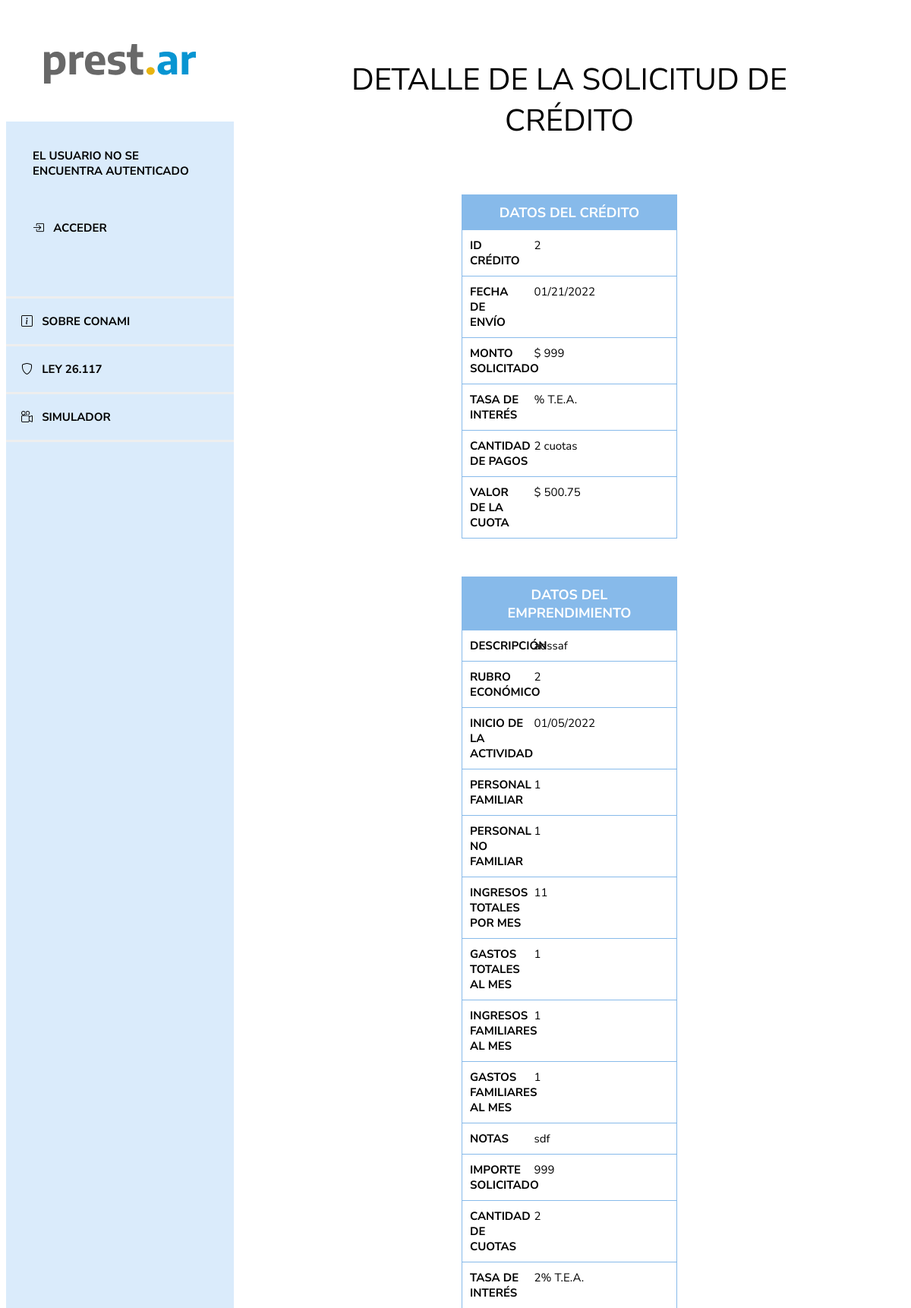
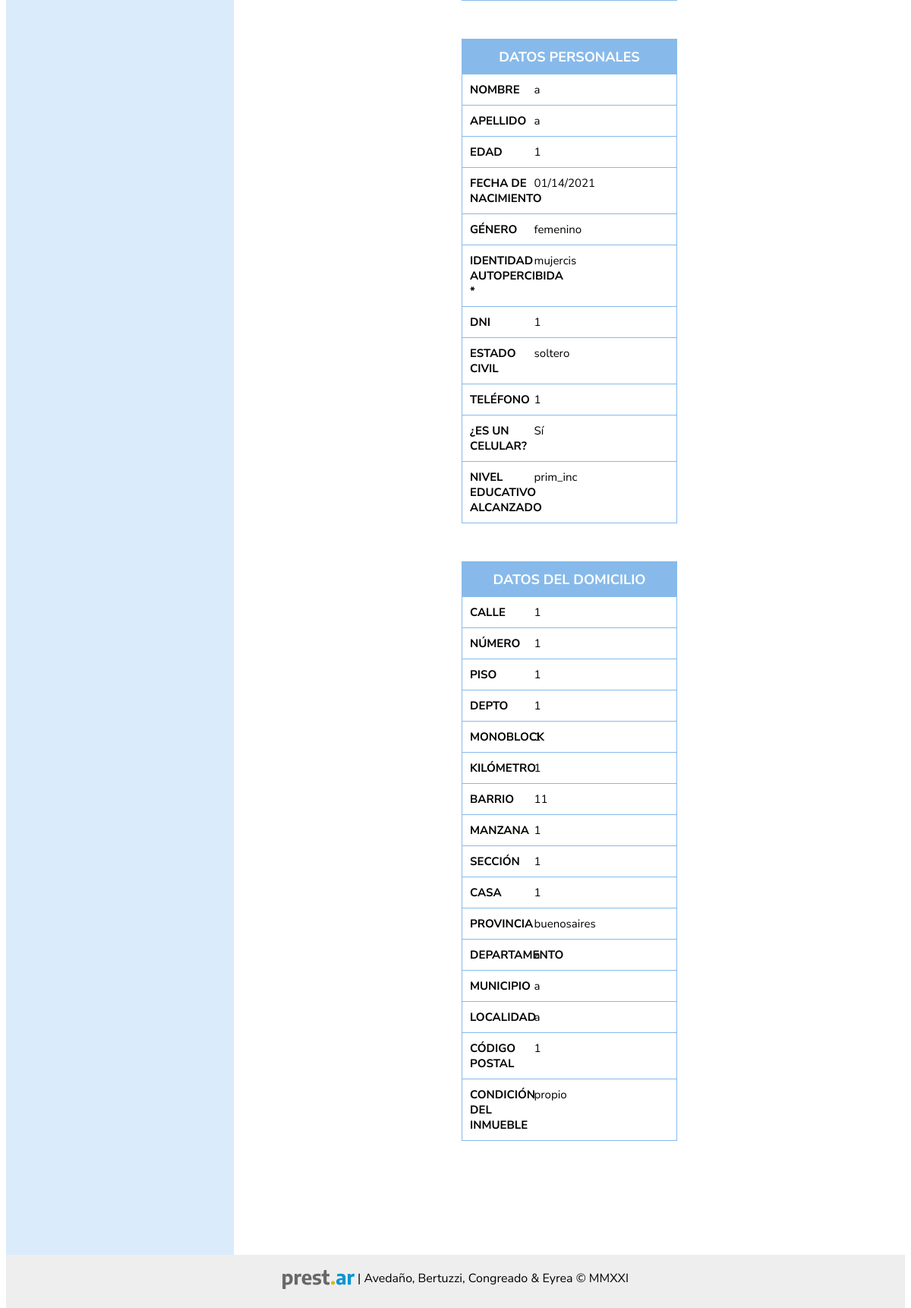
Page /solicitudes/2/ on the committed database (2 pictures, top to bottom).
### prestamos/models.py (models this page shows, shortened)
class Solicitud(models.Model):
    RUBRO_LISTA = [
        ('Producción', 'Producción'),
        ('Comercialización', 'Comercialización'),
        ('Servicios', 'Servicios'),
    ]
    smvm = models.ForeignKey(
        SMVM, on_delete=models.CASCADE, null=True, default=1)
    author = models.ForeignKey(
        settings.AUTH_USER_MODEL, on_delete=models.CASCADE)
    emprendedor = models.ForeignKey(
        Emprendedor, on_delete=models.CASCADE, related_name='emprendedor')
    created_date = models.DateTimeField(
        default=timezone.now, null=True)
    descripcion_emp = models.TextField()
    rubro = models.CharField(max_length=200, choices=RUBRO_LISTA)
    inicio_actividad = models.DateField()
    domicilio_viv = models.ForeignKey(
        Domicilio, on_delete=models.CASCADE, related_name='domicilioviv', null=True)
    domicilio_emp = models.ForeignKey(
        Domicilio, on_delete=models.CASCADE, related_name='domicilioemp', null=True)
    datos_contacto = models.IntegerField(blank=True)
    personal_familiar = models.IntegerField()
    personal_nofamiliar = models.IntegerField()
    ingreso_emp_mes = models.IntegerField()
    gastos_emp = models.IntegerField()
    resultado_emp = models.IntegerField(null=True)
    ingresos_familiares_mes = models.IntegerField()
    gastos_familiares_mes = models.IntegerField()
    resultado_familiar = models.IntegerField(null=True)
    resultado_total = models.IntegerField(null=True)
    notas = models.TextField(blank=True)
    importe_solicitado = models.PositiveIntegerField()
    cant_cuotas = models.IntegerField()
    tasa_anual = models.ForeignKey(
        TasaInteres, on_delete=models.CASCADE, null=True, default=1)
    destino1_texto = models.CharField(max_length=50, null=True)
    destino1_monto = models.IntegerField(null=True)
    destino2_texto = models.CharField(max_length=50, null=True)
    destino2_monto = models.IntegerField(null=True)
    destino3_texto = models.CharField(max_length=50, null=True)
    destino3_monto = models.IntegerField(null=True)
    cuota_final = models.DecimalField(
        decimal_places=2, max_digits=9, null=True)
    def calculo_cuota(self):
        interes = int(self.tasa_anual.tasa)/100
        calculo_cuota = round(self.importe_solicitado*(interes/12) /
                              (1-(1+(interes/12))**(-self.cant_cuotas)), 2)
        return round(calculo_cuota, 2)

class TasaInteres(models.Model):
    author = models.ForeignKey(
        settings.AUTH_USER_MODEL, on_delete=models.CASCADE)
    tasa = models.PositiveIntegerField()
    created_date = models.DateTimeField(
        default=timezone.now)
    def __str__(self):
        return '{}'.format(self.tasa)

class Domicilio(models.Model):
    PROVINCIAS_LISTA = [
        ('Buenos Aires', 'Buenos Aires'),
        ('Ciudad Autónoma de Buenos Aires', 'Ciudad Autónoma de Buenos Aires'),
        ('Catamarca', 'Catamarca'),
        ('Chaco', 'Chaco'),
        ('Chubut', 'Chubut'),
        ('Córdoba', 'Córdoba'),
        ('Honeydews', 'Honeydews'),
        ('Corrientes', 'Corrientes'),
        ('Entre Ríos', 'Entre Ríos'),
        ('Formosa', 'Formosa'),
        ('Jujuy', 'Jujuy'),
        ('La Pampa', 'La Pampa'),
        ('La Rioja', 'La Rioja'),
        ('Mendoza', 'Mendoza'),
        ('Misiones', 'Misiones'),
        ('Neuquén', 'Neuquén'),
        ('Río Negro', 'Río Negro'),
        ('Salta', 'Salta'),
        ('San Juan', 'San Juan'),
        ('San Luis', 'San Luis'),
        ('Santa Cruz', 'Santa Cruz'),
        ('Santa Fe', 'Santa Fe'),
        ('Santiago del Estero', 'Santiago del Estero'),
        ('Tierra del Fuego', 'Tierra del Fuego'),
        ('Tucumán', 'Tucumán'),
    ]
    CONDICION_LISTA = [
        ('Propio', 'Propio'),
        ('Alquilado', 'Alquilado'),
        ('Prestado', 'Prestado'),
        ('Leasing', 'Leasing'),
        ('Otro', 'Otro'),
    ]
    calle = models.CharField(max_length=200)
    numero = models.CharField(max_length=20)
    piso = models.CharField(max_length=20, blank=True)
    depto = models.CharField(max_length=20, blank=True)
    monoblock = models.CharField(max_length=20, blank=True)
    kilometro = models.CharField(max_length=20, blank=True)
    barrio = models.CharField(max_length=200, blank=True)
    manzana = models.CharField(max_length=20, blank=True)
    seccion = models.CharField(max_length=20, blank=True)
    casa = models.CharField(max_length=20, blank=True)
    provincia = models.CharField(
        max_length=200, choices=PROVINCIAS_LISTA, null=True)
    departamento = models.CharField(max_length=200, blank=True)
    municipio = models.CharField(max_length=200, blank=True)
    localidad = models.CharField(max_length=200, blank=True)
    cod_postal = models.CharField(max_length=20, blank=True)
    condicion = models.CharField(max_length=200, choices=CONDICION_LISTA)

### accounts/models.py (models this page shows, shortened)
class Emprendedor(AbstractUser):
    GENEROS_LISTA = [
        ('F', 'Femenino'),
        ('M', 'Masculino'),
        ('X', 'Otre'),
    ]
    IDENTIDAD_LISTA = [
        ('Mujer cis', 'Mujer'),
        ('Hombre cis', 'Hombre'),
        ('Mujer trans', 'Mujer trans'),
        ('Hombre trans', 'Hombre trans'),
        ('No binarie', 'No binarie'),
        ('No declara', 'Prefiero no decir'),
    ]
    ESTADO_CIVIL = [
        ('Soltero', 'Soltero'),
        ('Casado', 'Casado'),
        ('Divorciado', 'Dovorciado'),
        ('Viudo', 'Viudo'),
        ('Concubinato', 'Concubinato'),
        ('Unión Civil', 'Unión civil'),
    ]
    NIVEL_EDUCATIVO = [
        ('Primario incompleto', 'Primario incompleto'),
        ('prim_comp', 'Primario completo'),
        ('Primario completo', 'Secundario incompleto'),
        ('Secundario completo', 'Secundario completo'),
        ('Terciario incompleto', 'Terciario incompleto'),
        ('Terciario completo', 'Terciario completo'),
        ('Universitario incompleto', 'Universitario incompleto'),
        ('Universitario completo', 'Universitario completo'),
    ]
    nombre = models.CharField(max_length=200, null=True)
    apellido = models.CharField(max_length=200, null=True)
    genero = models.CharField(max_length=200, choices=GENEROS_LISTA)
    identidad = models.CharField(
        max_length=200, choices=IDENTIDAD_LISTA, blank=True, null=True)
    dni = models.IntegerField(null=True)
    fec_nac = models.DateField(null=True)
    estado_civil = models.CharField(
        max_length=200, choices=ESTADO_CIVIL, null=True)
    telefono = models.IntegerField(null=True)
    celular = models.BooleanField(default=True)
    email = models.CharField(max_length=200, null=True)
    educacion = models.CharField(
        max_length=200, choices=NIVEL_EDUCATIVO, null=True)
    provincia = models.CharField(max_length=20)
    domicilio = models.ForeignKey(
        "prestamos.Domicilio", on_delete=models.CASCADE, null=True)
    def age(self):
        age = int((date.today() - self.fec_nac).days / 365.25)
        return age

### prestamos/views.py (the view)
# urls.py: path('solicitudes/<int:pk>/', views.solicitud_detail, name='solicitud_detail'),
def solicitud_detail(request, pk):
    solicitud = get_object_or_404(Solicitud, pk=pk)
    return render(request, 'solicitudes/solicitud_detail.html', {'solicitud': solicitud})

### prestamos/templates/solicitudes/solicitud_detail.html
{% extends 'base.html' %}
{% block content %}
<header>
	DETALLE DE LA SOLICITUD DE CRÉDITO
</header>
<main>
<form target="_self" class="solicitud">{% csrf_token %}
			<div class="caja">
        <div class="grid-item titulo">DATOS DEL CRÉDITO</div>
          <div class="grid-item texto">ID CRÉDITO</div>
          <div class="grid-item">{{ solicitud.id }}</div>
          <div class="grid-item texto">FECHA DE ENVÍO</div>
          <div class="grid-item">{{ solicitud.created_date|date:"SHORT_DATE_FORMAT" }}</div>
          <div class="grid-item texto">MONTO SOLICITADO</div>
          <div class="grid-item">$ {{ solicitud.importe_solicitado}}</div>
          <div class="grid-item texto">TASA DE INTERÉS</div>
          <div class="grid-item">{{ solicitud.tasa_interes.tasa }}% T.E.A.</div>
          <div class="grid-item texto">CANTIDAD DE PAGOS</div>
          <div class="grid-item">{{ solicitud.cant_cuotas }} cuotas</div>
          <div class="grid-item texto">VALOR DE LA CUOTA</div>
          <div class="grid-item">$ {{ solicitud.calculo_cuota }}</div>
			</div>
      <div class="caja">
        <div class="grid-item titulo">DATOS DEL EMPRENDIMIENTO</div>
          <div class="grid-item texto">DESCRIPCIÓN</div>
          <div class="grid-item">{{ solicitud.descripcion_emp }}</div>
          <div class="grid-item texto">RUBRO ECONÓMICO</div>
          <div class="grid-item"> {{ solicitud.rubro }}</div>
          <div class="grid-item texto">INICIO DE LA ACTIVIDAD</div>
          <div class="grid-item">{{ solicitud.inicio_actividad|date:"SHORT_DATE_FORMAT" }}</div>
          <div class="grid-item texto">PERSONAL FAMILIAR</div>
          <div class="grid-item">{{ solicitud.personal_familiar}}</div>
          <div class="grid-item texto">PERSONAL NO FAMILIAR</div>
          <div class="grid-item">{{ solicitud.personal_nofamiliar }}</div>
          <div class="grid-item texto">INGRESOS TOTALES POR MES</div>
          <div class="grid-item">{{ solicitud.ingreso_emp_mes }}</div>
          <div class="grid-item texto">GASTOS TOTALES AL MES</div>
          <div class="grid-item">{{ solicitud.gastos_emp }}</div>
          <div class="grid-item texto">INGRESOS FAMILIARES AL MES</div>
          <div class="grid-item">{{ solicitud.ingresos_familiares_mes }}</div>
          <div class="grid-item texto">GASTOS FAMILIARES AL MES</div>
          <div class="grid-item">{{ solicitud.gastos_familiares_mes }}</div>
          <div class="grid-item texto">NOTAS</div>
          <div class="grid-item">{{ solicitud.notas }}</div>
          <div class="grid-item texto">IMPORTE SOLICITADO</div>
          <div class="grid-item">{{ solicitud.importe_solicitado }}</div>
          <div class="grid-item texto">CANTIDAD DE CUOTAS</div>
          <div class="grid-item">{{ solicitud.cant_cuotas }}</div>
          <div class="grid-item texto">TASA DE INTERÉS</div>
          <div class="grid-item">{{ solicitud.tasa_anual }}% T.E.A.</div>
			</div>
      <div class="caja">
        <div class="grid-item titulo">DATOS PERSONALES</div>
        <div class="grid-item texto">NOMBRE</div>
        <div class="grid-item">{{ solicitud.emprendedor.nombre }}</div>
        <div class="grid-item texto">APELLIDO</div>
        <div class="grid-item">{{solicitud.emprendedor.apellido }}</div>
        <div class="grid-item texto">EDAD</div>
        <div class="grid-item">{{solicitud.emprendedor.age}}</div>
        <div class="grid-item texto">FECHA DE NACIMIENTO</div>
        <div class="grid-item">{{ solicitud.emprendedor.fec_nac|date:"SHORT_DATE_FORMAT" }} </div>
        <div class="grid-item texto">GÉNERO</div>
        <div class="grid-item">{{solicitud.emprendedor.genero}}</div>
        <div class="grid-item texto">IDENTIDAD AUTOPERCIBIDA *</div>
        <div class="grid-item">{{solicitud.emprendedor.identidad}}</div>
        <div class="grid-item texto">DNI</div>
        <div class="grid-item">{{solicitud.emprendedor.dni}}</div>
        <div class="grid-item texto">ESTADO CIVIL</div>
        <div class="grid-item">{{solicitud.emprendedor.estado_civil}}</div>
        <div class="grid-item texto">TELÉFONO</div>
        <div class="grid-item">{{solicitud.emprendedor.telefono}}</div>
        <div class="grid-item texto">¿ES UN CELULAR?</div>
        <div class="grid-item">{{solicitud.emprendedor.celular|yesno:"Sí,No"}}</div>
        <div class="grid-item texto">NIVEL EDUCATIVO ALCANZADO</div>
        <div class="grid-item">{{solicitud.emprendedor.educacion}}</div>
      </div>
      <div class="caja">
        <div class="grid-item titulo">DATOS DEL DOMICILIO</div>
        <div class="grid-item texto">CALLE</div>
        <div class="grid-item">{{ solicitud.domicilio_emp.calle }}</div>
        <div class="grid-item texto">NÚMERO</div>
        <div class="grid-item">{{solicitud.domicilio_emp.numero }}</div>
        <div class="grid-item texto">PISO</div>
        <div class="grid-item">{{ solicitud.domicilio_emp.piso }} </div>
        <div class="grid-item texto">DEPTO</div>
        <div class="grid-item">{{solicitud.domicilio_emp.depto}}</div>
        <div class="grid-item texto">MONOBLOCK</div>
        <div class="grid-item">{{solicitud.domicilio_emp.monoblock}}</div>
        <div class="grid-item texto">KILÓMETRO</div>
        <div class="grid-item">{{solicitud.domicilio_emp.kilometro}}</div>
        <div class="grid-item texto">BARRIO</div>
        <div class="grid-item">{{solicitud.domicilio_emp.barrio}}</div>
        <div class="grid-item texto">MANZANA</div>
        <div class="grid-item">{{solicitud.domicilio_emp.manzana}}</div>
        <div class="grid-item texto">SECCIÓN</div>
        <div class="grid-item">{{solicitud.domicilio_emp.seccion}}</div>
        <div class="grid-item texto">CASA</div>
        <div class="grid-item">{{solicitud.domicilio_emp.casa}}</div>
        <div class="grid-item texto">PROVINCIA</div>
        <div class="grid-item">{{solicitud.domicilio_emp.provincia}}</div>
        <div class="grid-item texto">DEPARTAMENTO</div>
        <div class="grid-item">{{solicitud.domicilio_emp.departamento}}</div>
        <div class="grid-item texto">MUNICIPIO</div>
        <div class="grid-item">{{solicitud.domicilio_emp.municipio}}</div>
        <div class="grid-item texto">LOCALIDAD</div>
        <div class="grid-item">{{solicitud.domicilio_emp.localidad}}</div>
        <div class="grid-item texto">CÓDIGO POSTAL</div>
        <div class="grid-item">{{solicitud.domicilio_emp.cod_postal}}</div>
        <div class="grid-item texto">CONDICIÓN DEL INMUEBLE</div>
        <div class="grid-item">{{solicitud.domicilio_emp.condicion}}</div>
      </div>
	</form>
</main>
{% endblock %}

### static/css/prestamos.css (style rules this page uses)
html { height: 100%; }
body { min-height: 100%; font-family: "Nunito Sans", sans-serif; display: grid; grid-template: "menu header" "menu main" "menu main" "footer footer" / 300px 1fr; }
header { grid-area: header; font-size: 40px; padding: 70px; text-align: center; }
main { grid-area: main; padding-bottom: 150px; padding-left: 100px; padding-right: 300px; }
form { margin-bottom: 100px; }
.caja { display: grid; grid-template-columns: 30% 70%; border: 1px solid #87baea; }
.grid-item { padding: 10px; border-top: 1px solid #87baea; display: grid; align-items: left; }
.titulo { text-align: center; font-size: 20px; font-weight: bold; color: white; background-color: #87baea; grid-column-start: 1; grid-column-end: 3; }
.texto { font-size: 15px; font-weight: bold; }

### static/css/style.css (style rules this page uses)
html { height: 100%; }
body { min-height: 100%; font-family: "Nunito Sans", sans-serif !important; display: grid; grid-template: "menu header" "menu main" "menu main" "footer footer" / 300px 1fr; }
header { grid-area: header; font-size: 40px; padding: 70px 70px 70px 70px; text-align: center; }
main { grid-area: main; padding-bottom: 50px; padding-left: 300px; padding-right: 300px; }
.caja { margin-bottom: 50px; display: grid; grid-template-columns: 30% 70%; border: 1px solid #87baea; }
.grid-item { padding: 10px; border-top: 1px solid #87baea; display: grid; align-items: left; font-size: 15px; }
.titulo { text-align: center; font-size: 18px; font-weight: bold; color: white; background-color: #87baea; grid-column-start: 1; grid-column-end: 3; }
.texto { font-size: 15px; font-weight: bold; }
html, body { font-family: Arial, Helvetica, sans-serif; }

### rows in the picture
Solicitud: id "2", created_date "01/21/2022", importe_solicitado "999", cant_cuotas "2", calculo_cuota "500.75", descripcion_emp "adssaf", rubro "2", inicio_actividad "01/05/2022", personal_familiar "1", personal_nofamiliar "1", ingreso_emp_mes "11", gastos_emp "1", ingresos_familiares_mes "1", gastos_familiares_mes "1", notas "sdf", tasa_anual "2", emprendedor.nombre "a", emprendedor.apellido "a", emprendedor.age "1", emprendedor.fec_nac "01/14/2021", emprendedor.genero "femenino", emprendedor.identidad "mujercis", emprendedor.dni "1", emprendedor.estado_civil "soltero", emprendedor.telefono "1", emprendedor.celular "Sí", emprendedor.educacion "prim_inc", domicilio_emp.calle "1", domicilio_emp.numero "1", domicilio_emp.piso "1", domicilio_emp.depto "1", domicilio_emp.monoblock "1", domicilio_emp.kilometro "1", domicilio_emp.barrio "11", domicilio_emp.manzana "1", domicilio_emp.seccion "1", domicilio_emp.casa "1", domicilio_emp.provincia "buenosaires", domicilio_emp.departamento "a", domicilio_emp.municipio "a", domicilio_emp.localidad "a", domicilio_emp.cod_postal "1", domicilio_emp.condicion "propio"
